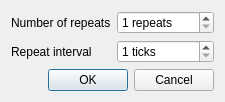
<?xml version="1.0" encoding="UTF-8"?>
<ui version="4.0">
 <class>RepeatDialog</class>
 <widget class="QDialog" name="RepeatDialog">
  <property name="geometry">
   <rect>
    <x>0</x>
    <y>0</y>
    <width>215</width>
    <height>97</height>
   </rect>
  </property>
  <property name="windowTitle">
   <string>Choose number of repeats</string>
  </property>
  <layout class="QVBoxLayout" name="verticalLayout">
   <item>
    <layout class="QHBoxLayout" name="horizontalLayout">
     <item>
      <spacer name="horizontalSpacer">
       <property name="orientation">
        <enum>Qt::Horizontal</enum>
       </property>
       <property name="sizeHint" stdset="0">
        <size>
         <width>40</width>
         <height>20</height>
        </size>
       </property>
      </spacer>
     </item>
     <item>
      <layout class="QGridLayout" name="gridLayout">
       <item row="0" column="0">
        <widget class="QLabel" name="label">
         <property name="toolTip">
          <string>Number of times to repeat this note</string>
         </property>
         <property name="text">
          <string>Number of repeats</string>
         </property>
         <property name="buddy">
          <cstring>numRepeatsSpinBox</cstring>
         </property>
        </widget>
       </item>
       <item row="0" column="1">
        <widget class="QSpinBox" name="numRepeatsSpinBox">
         <property name="toolTip">
          <string>Number of times to repeat this note</string>
         </property>
         <property name="suffix">
          <string> repeats</string>
         </property>
         <property name="minimum">
          <number>1</number>
         </property>
         <property name="maximum">
          <number>1024</number>
         </property>
        </widget>
       </item>
       <item row="1" column="0">
        <widget class="QLabel" name="label_2">
         <property name="toolTip">
          <string>Interval at which to repeat this note, in ticks</string>
         </property>
         <property name="text">
          <string>Repeat interval</string>
         </property>
         <property name="buddy">
          <cstring>repeatIntervalSpinBox</cstring>
         </property>
        </widget>
       </item>
       <item row="1" column="1">
        <widget class="QSpinBox" name="repeatIntervalSpinBox">
         <property name="toolTip">
          <string>Interval at which to repeat this note, in ticks</string>
         </property>
         <property name="suffix">
          <string> ticks</string>
         </property>
         <property name="minimum">
          <number>1</number>
         </property>
         <property name="maximum">
          <number>128</number>
         </property>
         <property name="value">
          <number>1</number>
         </property>
        </widget>
       </item>
      </layout>
     </item>
     <item>
      <spacer name="horizontalSpacer_2">
       <property name="orientation">
        <enum>Qt::Horizontal</enum>
       </property>
       <property name="sizeHint" stdset="0">
        <size>
         <width>40</width>
         <height>20</height>
        </size>
       </property>
      </spacer>
     </item>
    </layout>
   </item>
   <item>
    <widget class="QDialogButtonBox" name="buttonBox">
     <property name="orientation">
      <enum>Qt::Horizontal</enum>
     </property>
     <property name="standardButtons">
      <set>QDialogButtonBox::Cancel|QDialogButtonBox::Ok</set>
     </property>
    </widget>
   </item>
  </layout>
 </widget>
 <resources/>
 <connections>
  <connection>
   <sender>buttonBox</sender>
   <signal>accepted()</signal>
   <receiver>RepeatDialog</receiver>
   <slot>accept()</slot>
   <hints>
    <hint type="sourcelabel">
     <x>164</x>
     <y>79</y>
    </hint>
    <hint type="destinationlabel">
     <x>157</x>
     <y>96</y>
    </hint>
   </hints>
  </connection>
  <connection>
   <sender>buttonBox</sender>
   <signal>rejected()</signal>
   <receiver>RepeatDialog</receiver>
   <slot>reject()</slot>
   <hints>
    <hint type="sourcelabel">
     <x>164</x>
     <y>85</y>
    </hint>
    <hint type="destinationlabel">
     <x>173</x>
     <y>96</y>
    </hint>
   </hints>
  </connection>
 </connections>
</ui>
